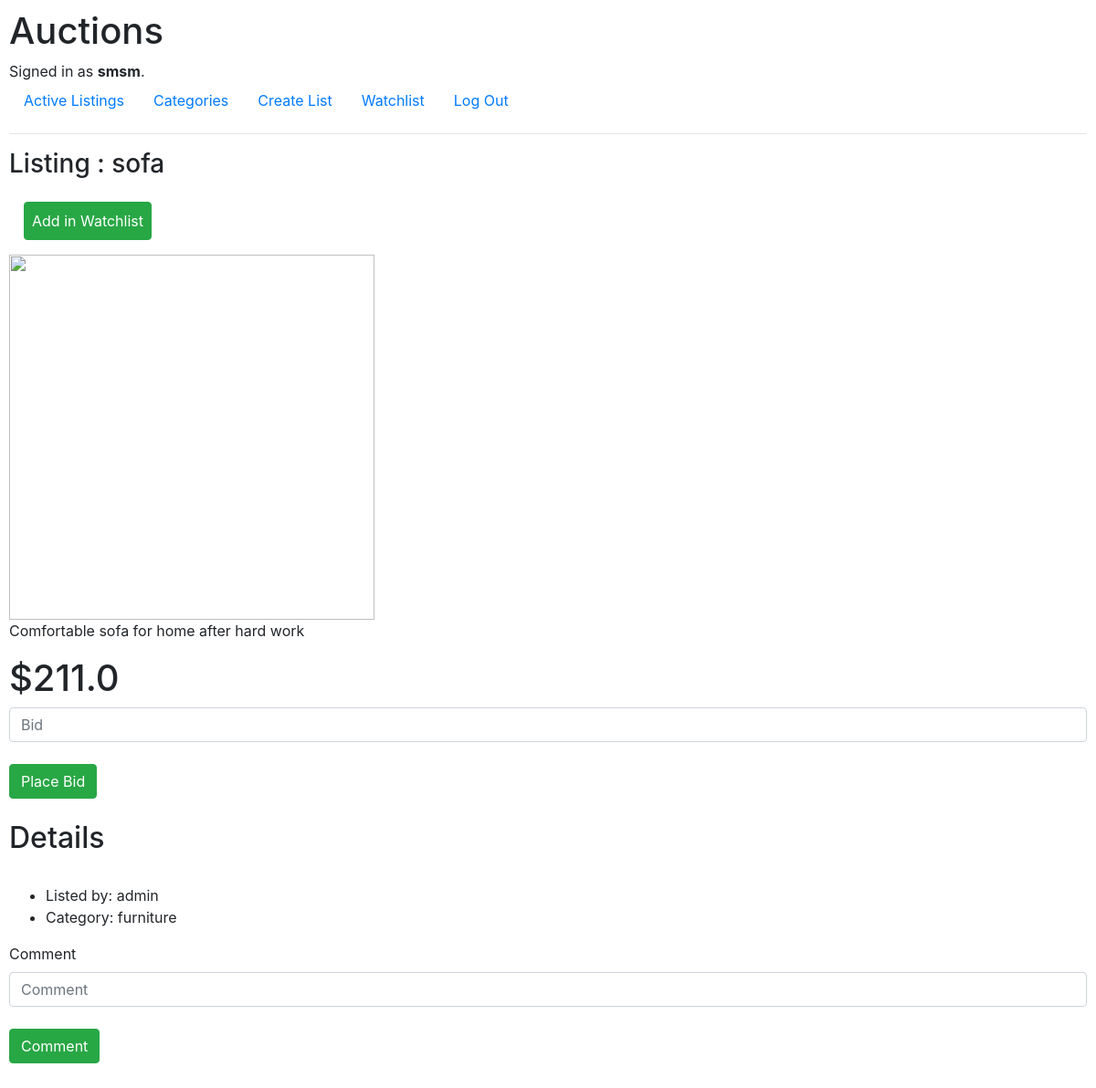
Screenshot of /listing/10 (signed in) with the database file from the repository.
### auctions/models.py (models this page shows, shortened)
class User(AbstractUser):
    pass

class Listing(models.Model):
    title = models.CharField(max_length=40)
    description = models.CharField(max_length=500)
    imageURL = models.CharField(max_length=4000 , blank=True, null=True)
    price = models.ForeignKey(Bid, on_delete=models.CASCADE, blank=True, null=True, related_name="pricebid")
    isActive = models.BooleanField(default=True)
    owner = models.ForeignKey( User, on_delete=models.CASCADE, blank=True, null=True, related_name="user")
    category = models.ForeignKey( Category, on_delete=models.CASCADE, blank=True, null=True, related_name="category")
    watchlist = models.ManyToManyField(User, blank=True, null=True, related_name="listingWatchList")

class Bid(models.Model):
    bid = models.FloatField(default=0)
    user = models.ForeignKey(User, on_delete=models.CASCADE, blank=True, null=True, related_name="userBid")

class Category(models.Model):
    categoryName = models.CharField(max_length=50)
    def __str__(self):
        return self.categoryName

### auctions/views.py (the view)
# urls.py: path("listing/<int:id>", views.listing, name="listing"),
def listing(request, id):
    listingData = Listing.objects.get(pk=id)
    comments = Comments.objects.all()
    currentUser = request.user
    isListInWatchlist = request.user in listingData.watchlist.all()
    return render(request, "auctions/listing.html", {
        'currentUser': currentUser,
        'listingData': listingData,
        'id': id,
        'isListInWatchlist': isListInWatchlist,
        'comments': comments})

### auctions/templates/auctions/listing.html (shortened to what this page needs)
{% extends "auctions/layout.html" %}
{% block body %}
  <h3>Listing : {{listingData.title}}</h3>
{% if isListInWatchlist %}
<form action="{%url 'removeWatchlist' id=listingData.id %}" method="POST">
  {%csrf_token%}
  <button type="submit" class="btn btn-danger m-3 p-2">Remove from Watchlist</button>
</form>
{%else%}
<form action="{%url 'addWatchlist' id=listingData.id %}" method="POST">
  <button type="submit" class="btn btn-success m-3 p-2">Add in Watchlist</button>
</form>
{%endif%}
<div class="list">
  <img src="{{listingData.imageURL}}" alt="" style="width: 400px;height: 400px;">
</div>
<p>{{listingData.description}}</p>
<h1>${{listingData.price.bid}}</h1>
{% if user.is_authenticated and listingData.isActive %}
{% if currentUser != listingData.owner %}
<form action="{% url 'addBid' id=listingData.id%}" method="POST">
  <input class="form-control" type="number" id="bid" name="bid" placeholder="Bid" min="0"><br>
  <button type="submit" class="btn btn-success">Place Bid</button>
</form>
{% else %}
<form action="{% url 'closeBid' id=listingData.id%}" method="POST">
  {% csrf_token %}
  <input class="form-control" type="number" id="bid" name="bid" placeholder="Bid" min="0" disabled><br>
  <button type="submit" class="btn btn-danger">Close</button>
</form>
{% endif %}
{% endif %}
<br>
<h2>Details</h2>
<br>
<ul>
  <li>Listed by: {{listingData.owner}}</li>
  <li>Category: {{listingData.category}}</li>
</ul>
<form action="{%url 'comment' id=listingData.id %}" method="POST">
  <label for="">Comment </label>
  {% if listingData.isActive %}
  <input class="form-control" type="text" id="comment" name="comment" placeholder="Comment" maxlength="100">
  <br>
  <button type="submit" class="btn btn-success">Comment</button>
  {%endif%}
</form>
<br>
{% endblock %}

### auctions/templates/auctions/layout.html (shortened to what this page needs)
{% load static %}
<!DOCTYPE html>
<html lang="en">
    <head>
        <link rel="stylesheet" href="https://stackpath.bootstrapcdn.com/bootstrap/4.4.1/css/bootstrap.min.css">
        <link href="{% static 'auctions/styles.css' %}" rel="stylesheet">
    </head>
    <body>
        <h1>Auctions</h1>
        <div>
            {% if user.is_authenticated %}
                Signed in as <strong>{{ user.username }}</strong>.
            {% else %}
                Not signed in.
            {% endif %}
        </div>
        <ul class="nav">
            <li class="nav-item">
                <a class="nav-link" href="{% url 'index' %}">Active Listings</a>
            </li>
            {% if user.is_authenticated %}
            <li class="nav-item">
                <a class="nav-link" href="{% url 'categories' %}">Categories</a>
            </li>
            <li class="nav-item">
                <a class="nav-link" href="{% url 'create' %}">Create List</a>
            </li>
            <li class="nav-item">
                <a class="nav-link" href="{% url 'watchlist' %}">Watchlist</a>
            </li>
                <li class="nav-item">
                    <a class="nav-link" href="{% url 'logout' %}">Log Out</a>
                </li>
            {% endif %}
        </ul>
        <hr>
        {% block body %}
        {% endblock %}
    </body>
</html>

### auctions/static/auctions/styles.css (style rules this page uses)
body { padding: 10px; }

### rows the page displays
User: username "smsm"
Listing: title "sofa", description "Comfortable sofa for home after hard work", price.bid "211.0", owner "admin", category "furniture"
